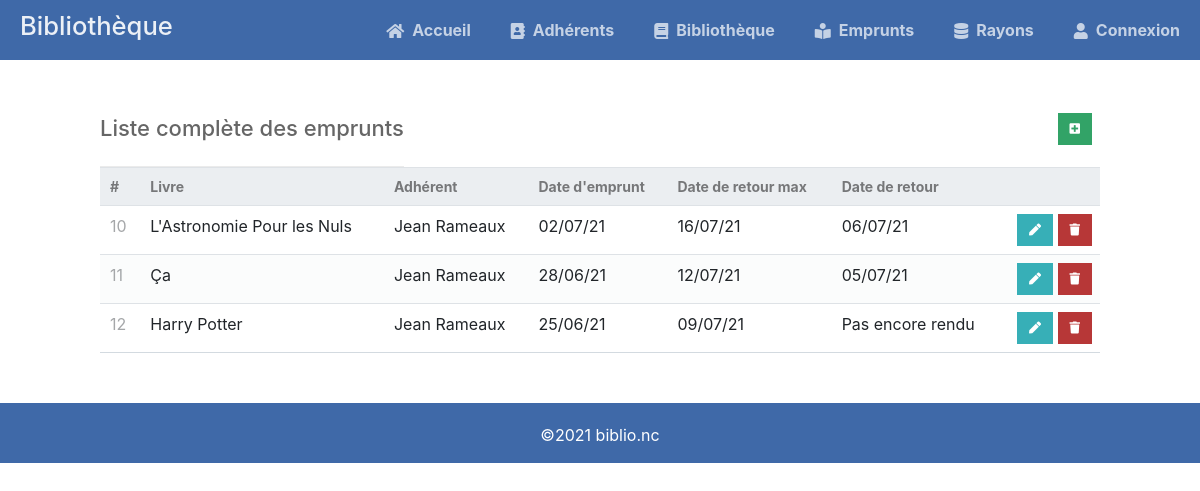
The app's page /empr-read.php with its own data.
### tables this page shows
CREATE TABLE `emprunt` (
  `id` int(11) NOT NULL,
  `id_livre` int(11) NOT NULL,
  `id_adherent` int(11) NOT NULL,
  `date_emprunt` date NOT NULL,
  `date_retourmax` date NOT NULL,
  `date_retour` date NOT NULL
);

CREATE TABLE `livre` (
  `id` int(11) NOT NULL,
  `titre` varchar(255) NOT NULL,
  `auteur` varchar(100) NOT NULL,
  `disponible` tinyint(1) NOT NULL,
  `id_rayon` int(11) NOT NULL
);

CREATE TABLE `adherent` (
  `id` int(11) NOT NULL,
  `nom` varchar(50) NOT NULL,
  `prenom` varchar(50) NOT NULL,
  `nbr_livresempr` int(11) NOT NULL
);

### empr-read.php (the view, shortened to what this page needs)
<?php
    include 'functions_custom.php';
    $pdo = pdo_connect_mysql();
    $pdo_stmt = $pdo->prepare(' SELECT  emprunt.id,
                                        livre.titre,
                                        adherent.prenom,
                                        adherent.nom,
                                        emprunt.date_emprunt,
                                        emprunt.date_retourmax,
                                        emprunt.date_retour
                                FROM    emprunt
                                JOIN    livre
                                ON      emprunt.id_livre = livre.id
                                JOIN    adherent
                                ON      emprunt.id_adherent = adherent.id');
    $pdo_stmt->execute();
    $emprunts = $pdo_stmt->fetchAll(PDO::FETCH_ASSOC);
?>
<?php echo template_header('Read'); ?>
    <div class="content read">
        <div><h2>Liste complète des emprunts</h2>
        <span><a href="empr-create.php" class="add"><i class="fas fa-plus-square fa-xs"></i></a></span></div>
        <table class="table">
            <thead>
                <tr>
                    <td>#</td>
                    <td>Livre</td>
                    <td>Adhérent</td>
                    <td>Date d'emprunt</td>
                    <td>Date de retour max</td>
                    <td>Date de retour</td>
                    <td></td>
                </tr>
            </thead>
            <tbody>
                <?php foreach ($emprunts as $emprunt) : ?>
                <tr>
                    <td><?php echo $emprunt["id"] ?></td>
                    <td><?php echo $emprunt["titre"] ?></td>
                    <td><?php echo $emprunt["prenom"] ." ". $emprunt["nom"] ?></td>
                    <td><?php echo date("d/m/y", strtotime($emprunt["date_emprunt"])) ?></td>
                    <td><?php echo date("d/m/y", strtotime($emprunt["date_retourmax"])) ?></td>
                    <td>
                        <?php
                            if ($emprunt["date_retour"] == NULL OR $emprunt["date_retour"] == "0000-00-00" OR $emprunt["date_retour"] > date("Y-m-d")):
                                echo "Pas encore rendu";
                            else :
                                echo date("d/m/y", strtotime($emprunt["date_retour"]));
                            endif;
                        ?>
                    </td>
                    <td class="actions">
                        <a href="empr-update.php?id=<?php echo $emprunt["id"] ?>" class="edit"><i class="fas fa-pen fa-xs"></i></a>
                        <a href="empr-delete.php?id=<?php echo $emprunt["id"] ?>" class="trash"><i class="fas fa-trash fa-xs"></i></a>
                    </td>
                </tr>
                <?php endforeach; ?>
            </tbody>
        </table>
    </div>
<?php echo template_footer(); ?>

### style.css (style rules this page uses)
* { box-sizing: border-box; font-family: -apple-system, BlinkMacSystemFont, 'segoe ui', roboto, oxygen, ubuntu, cantarell, 'fira sans', 'droid sans', 'helvetica neue', Arial, sans-serif; font-size: 16px; -webkit-font-smoothing: antialiased; -moz-osx-font-smoothing: grayscale; }
body { background-color: #ffffff; margin: 0; }
.content { width: 1000px; margin: 0 auto; }
.content h2 { margin: 0; padding: 25px 0; font-size: 22px; border-bottom: 1px solid #ebebeb; color: #666666; }
.read table { width: 100%; padding-top: 30px; border-collapse: collapse; }
.read table thead { background-color: #ebeef1; border-bottom: 1px solid #d3dae0; }
.read table thead td { padding: 10px; font-weight: bold; color: #767779; font-size: 14px; }
.read table tbody tr { border-bottom: 1px solid #d3dae0; }
.read table tbody tr:nth-child(even) { background-color: #fbfcfc; }
.read table tbody tr td { padding: 10px; }
.read table tbody tr td:nth-child(1) { color: #a5a7a9; }
.read table tbody tr td.actions { padding: 8px; text-align: right; }
.read table tbody tr td.actions .edit, .read table tbody tr td.actions .trash { display: inline-flex; text-align: right; text-decoration: none; color: #ffffff; padding: 10px 12px; }
.read table tbody tr td.actions .trash { background-color: #b73737; }
.read table tbody tr td.actions .edit { background-color: #37afb7; }
.read .add { display: inline-flex; text-align: flex-end; text-decoration: none; color: #ffffff; padding: 10px 12px; background-color: #32a367; margin-right: 8px; }
.read > div:first-child { display: flex; justify-content: space-between; align-items: center; margin-top: 30px; }

### records on screen
emprunt: id "10", id_livre.titre "L'Astronomie Pour les Nuls", id_adherent.prenom "Jean", id_adherent.nom "Rameaux", date_emprunt "02/07/21", date_retourmax "16/07/21", date_retour "06/07/21"
emprunt: id "11", id_livre.titre "Ça", id_adherent.prenom "Jean", id_adherent.nom "Rameaux", date_emprunt "28/06/21", date_retourmax "12/07/21", date_retour "05/07/21"
emprunt: id "12", id_livre.titre "Harry Potter", id_adherent.prenom "Jean", id_adherent.nom "Rameaux", date_emprunt "25/06/21", date_retourmax "09/07/21", date_retour "Pas encore rendu"
